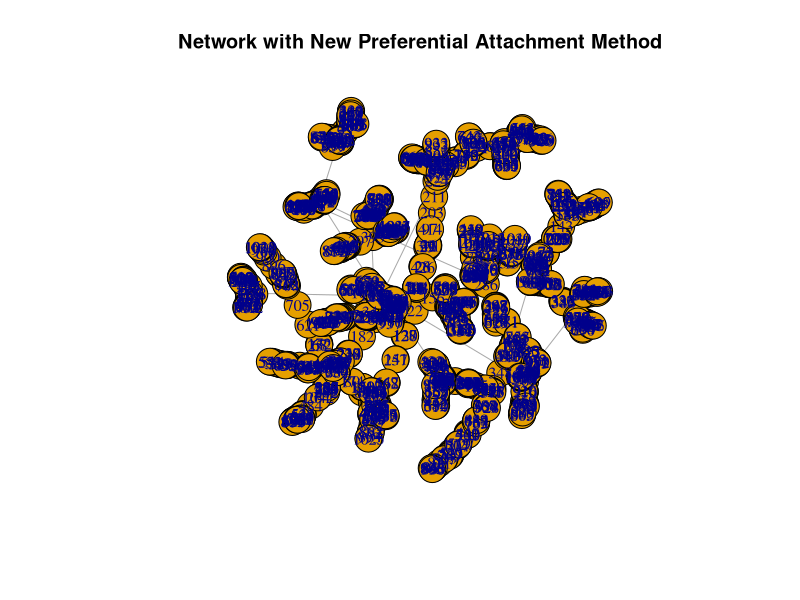
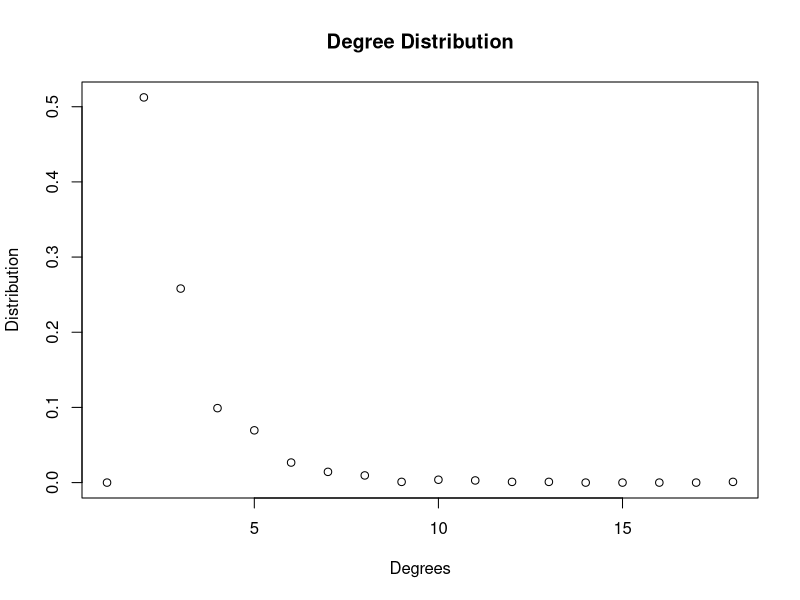
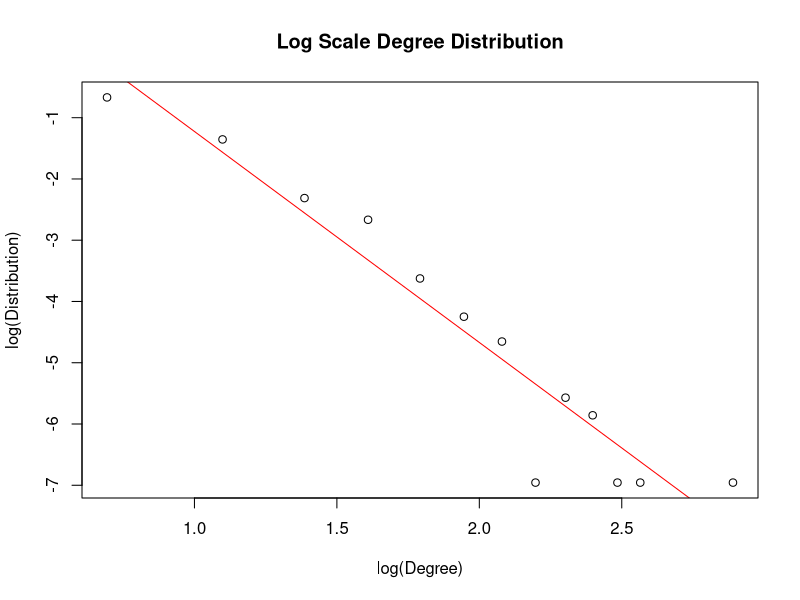
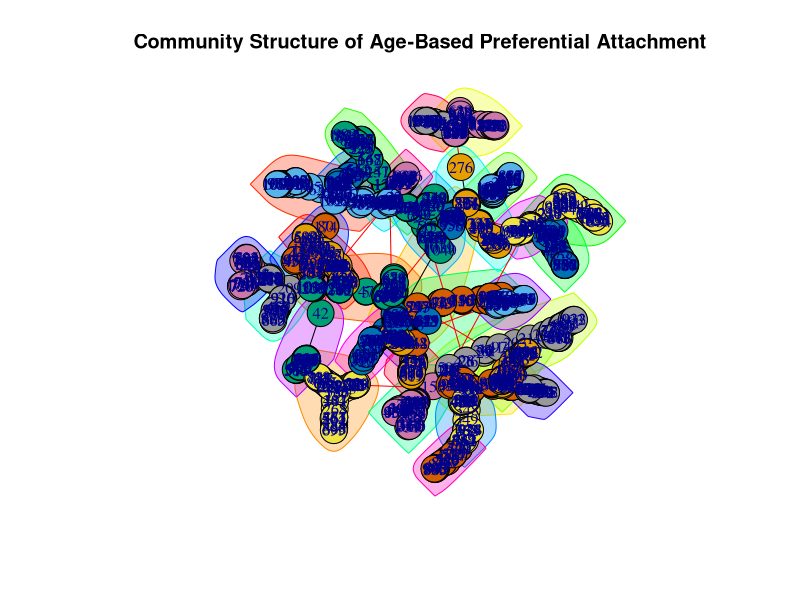

The R source for these figures, in order:
library(igraph)


#3a

g_3a <- sample_pa_age(n=1050, pa.exp = 1, aging.exp = -1, directed=F)
deg_dist_3a <- degree_distribution(g_3a)
plot(g_3a, main = "Network with New Preferential Attachment Method")
plot(deg_dist_3a, main = "Degree Distribution", xlab = "Degrees", ylab="Distribution")


clean_g_3a <- which(deg_dist_3a != 0, arr.ind=TRUE)
x3a <- log(seq(1:length(deg_dist_3a)))[clean_g_3a]
y3a <- log(deg_dist_3a)[clean_g_3a]
lr_3a <- lm(y3a~x3a)
cf_3a <- coef(lr_3a)
print(cf_3a[2])
plot(x3a, y3a, abline(lr_3a, col="red"), main = "Log Scale Degree Distribution", xlab="log(Degree)", ylab="log(Distribution)")


#3b

fast_3a <- cluster_fast_greedy(g_3a)

modularity(fast_3a)
plot(fast_3a, g_3a, main="Community Structure of Age-Based Preferential Attachment")